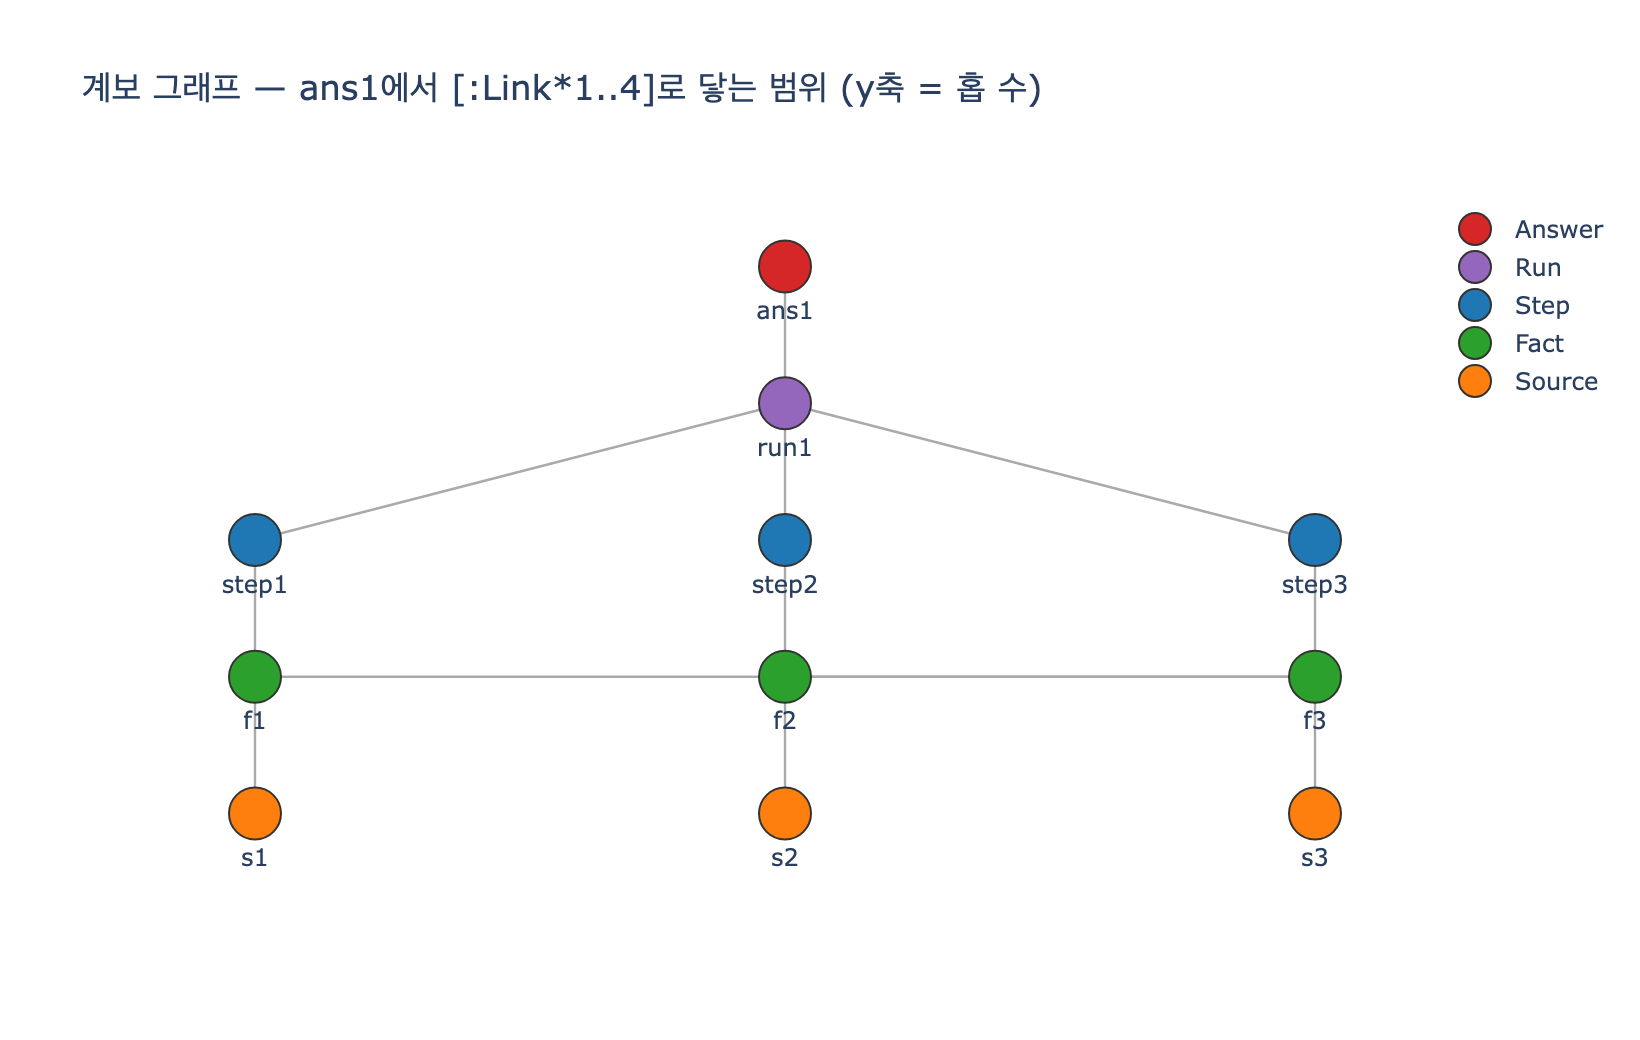

Reproduce this figure in Python.
# %% [markdown]
# # 계보(lineage)를 거슬러 올라가는 가변 길이 경로 질의
#
# 29장 예제 3의 상황: 에이전트가 답을 하나 내놓았다.
# 「이 답은 무엇을 근거로 나왔나?」를 물으려면
# **답 → 실행 → 스텝 → 사실 → 출처**로 이어지는 엣지를 여러 홉(hop) 따라가야 한다.
#
# 홉 수가 노드마다 다르므로(1홉짜리도 있고 4홉짜리도 있다)
# 고정 길이 패턴으로는 못 쓰고 **가변 길이 경로** `[:Link*1..4]`를 쓴다.
#
# ```cypher
# MATCH (a:Node {id:'ans1'})-[:Link*1..4]->(x:Node)
# RETURN DISTINCT x.kind, x.label
# ```
#
# - `*1..4` — 1홉 이상 4홉 이하의 모든 경로
# - `DISTINCT` — 같은 노드에 여러 경로로 닿을 수 있으므로 중복 제거
# - 화살표 방향을 바꾸면(`<-`) 역방향 영향 분석이 된다

# %%
# 필요 패키지: kuzu, plotly, kaleido, networkx
import os
import shutil
import tempfile

import kuzu


def _show(fig):
    try:
        from IPython import get_ipython
        if get_ipython() is not None:  # VSCode 셀/Jupyter에서만 렌더링
            fig.show()
    except ImportError:
        pass


def rows(r):
    out = []
    while r.has_next():
        out.append(tuple(r.get_next()))
    return out

# %% [markdown]
# ## 1. 계보 그래프 만들기
#
# 답(Answer) 하나가 실행(Run) 하나에서 나왔고, 실행은 스텝(Step) 셋을 포함하며,
# 스텝들은 사실(Fact)을 읽거나 만들었고, 사실마다 출처(Source)가 있다.
# 노드 종류가 달라도 전부 `Node` 테이블 하나에 `kind` 속성으로 담는다 — 그래야
# `[:Link*1..4]` 한 패턴으로 이질적인 계층을 통째로 훑을 수 있다.

# %%
NODES = [
    ("ans1",  "Answer", "3분기 환불률 증가 원인 = 배송 지연"),
    ("run1",  "Run",    "분석 워크플로 #4821"),
    ("step1", "Step",   "1. 환불 사유 집계"),
    ("step2", "Step",   "2. 배송 지표 조회"),
    ("step3", "Step",   "3. 상관 판단"),
    ("f1",    "Fact",   "환불 사유 1위 = 배송 지연 (41%)"),
    ("f2",    "Fact",   "3분기 평균 배송일 4.2일"),
    ("f3",    "Fact",   "배송 지연-환불 상관 0.71"),
    ("s1",    "Source", "주문 DB 스냅숏"),
    ("s2",    "Source", "물류 대시보드"),
    ("s3",    "Source", "에이전트 추론 규칙"),
]

LINKS = [
    ("ans1", "run1", "생성됨"),
    ("run1", "step1", "포함"), ("run1", "step2", "포함"), ("run1", "step3", "포함"),
    ("step1", "f1", "읽음"), ("step2", "f2", "읽음"), ("step3", "f3", "만듦"),
    ("f3", "f1", "기댐"), ("f3", "f2", "기댐"),
    ("f1", "s1", "출처"), ("f2", "s2", "출처"), ("f3", "s3", "출처"),
]

tmp = tempfile.mkdtemp()
db = kuzu.Database(tmp + "/db")
c = kuzu.Connection(db)
c.execute("CREATE NODE TABLE Node(id STRING, kind STRING, label STRING, PRIMARY KEY(id))")
c.execute("CREATE REL TABLE Link(FROM Node TO Node, kind STRING)")
for i, k, l in NODES:
    c.execute("CREATE (:Node {id:$i, kind:$k, label:$l})", {"i": i, "k": k, "l": l})
for a, b, k in LINKS:
    c.execute("MATCH (x:Node {id:$a}),(y:Node {id:$b}) CREATE (x)-[:Link {kind:$k}]->(y)",
              {"a": a, "b": b, "k": k})
print(f"노드 {len(NODES)}개, 엣지 {len(LINKS)}개 생성")
# 출력: 노드 11개, 엣지 12개 생성

# %% [markdown]
# ## 2. 카드의 질의 — 가변 길이 경로로 근거 전체 뽑기
#
# `ans1`에서 나가는 엣지를 1~4홉 따라가면 실행·스텝·사실·출처가 전부 잡힌다.

# %%
q = ("MATCH (a:Node {id:'ans1'})-[:Link*1..4]->(x:Node) "
     "RETURN DISTINCT x.kind, x.label ORDER BY x.kind, x.label")
for kind, label in rows(c.execute(q)):
    print(f"[{kind:<6}] {label}")
# 출력: [Fact  ] 3분기 평균 배송일 4.2일
# 출력: [Fact  ] 배송 지연-환불 상관 0.71
# 출력: [Fact  ] 환불 사유 1위 = 배송 지연 (41%)
# 출력: [Run   ] 분석 워크플로 #4821
# 출력: [Source] 물류 대시보드
# 출력: [Source] 에이전트 추론 규칙
# 출력: [Source] 주문 DB 스냅숏
# 출력: [Step  ] 1. 환불 사유 집계
# 출력: [Step  ] 2. 배송 지표 조회
# 출력: [Step  ] 3. 상관 판단

# %% [markdown]
# ## 3. 왜 `*1..4`인가 — 상한을 바꿔 보면 안다
#
# 상한이 낮으면 깊은 곳(출처)까지 못 닿고, 상한이 없으면(`*`) 그래프가 크면
# 탐색이 폭발한다. 계보 깊이가 「답→실행→스텝→사실→출처」로 최대 4홉이므로
# `*1..4`가 정확한 상한이다. DISTINCT가 필요한 이유도 확인한다:
# `f1`에는 「step1→f1」(2홉)과 「step3→f3→f1」(3홉) 두 경로로 닿는다.

# %%
for lo, hi in [(1, 1), (1, 2), (1, 3), (1, 4)]:
    got = rows(c.execute(
        f"MATCH (a:Node {{id:'ans1'}})-[:Link*{lo}..{hi}]->(x:Node) "
        "RETURN count(x), count(DISTINCT x)"))
    paths, uniq = got[0]
    print(f"*{lo}..{hi}: 도달 경로 {paths}개 → DISTINCT 노드 {uniq}개")
# 출력: *1..1: 도달 경로 1개 → DISTINCT 노드 1개
# 출력: *1..2: 도달 경로 4개 → DISTINCT 노드 4개
# 출력: *1..3: 도달 경로 7개 → DISTINCT 노드 7개
# 출력: *1..4: 도달 경로 12개 → DISTINCT 노드 10개

# %% [markdown]
# `*1..4`에서 경로는 12개인데 노드는 10개 — `f1`, `f2`가 두 경로씩으로 닿아서다.
# `RETURN DISTINCT`가 없으면 같은 노드가 두 번 나온다.
#
# ## 4. 반대 방향 — 「이 출처가 틀리면 뭐가 무너지나」
#
# **같은 엣지**를 방향만 뒤집어 따라가면 영향 분석이 된다.
# 정방향이 「왜 이 답이 나왔나」, 역방향이 「이게 틀리면 뭐가 무너지나」.

# %%
q_rev = ("MATCH (a:Node)-[:Link*1..4]->(s:Node {id:'s2'}) "
         "RETURN DISTINCT a.kind, a.label ORDER BY a.kind")
print("물류 대시보드(s2)가 틀렸다면 영향받는 것:")
for kind, label in rows(c.execute(q_rev)):
    print(f"  [{kind:<6}] {label}")
# 출력: 물류 대시보드(s2)가 틀렸다면 영향받는 것:
# 출력:   [Answer] 3분기 환불률 증가 원인 = 배송 지연
# 출력:   [Fact  ] 3분기 평균 배송일 4.2일
# 출력:   [Fact  ] 배송 지연-환불 상관 0.71
# 출력:   [Run   ] 분석 워크플로 #4821
# 출력:   [Step  ] 3. 상관 판단
# 출력:   [Step  ] 2. 배송 지표 조회
# (같은 kind 안의 순서는 비결정적 — ORDER BY가 a.kind만 정렬하므로)

# %% [markdown]
# ## 5. 계보 그래프 시각화
#
# `ans1`에서 각 노드까지의 최단 홉 수를 계층으로 삼아 그린다.
# `*1..4`가 훑는 범위가 곧 이 그림 전체다.

# %%
import networkx as nx
import plotly.graph_objects as go

G = nx.DiGraph()
kind_of = {i: k for i, k, _ in NODES}
label_of = {i: l for i, _, l in NODES}
G.add_nodes_from(kind_of)
G.add_edges_from([(a, b) for a, b, _ in LINKS])

depth = nx.single_source_shortest_path_length(G, "ans1")  # ans1로부터 홉 수
by_depth = {}
for n, d in depth.items():
    by_depth.setdefault(d, []).append(n)
pos = {}
for d, ns in by_depth.items():
    for i, n in enumerate(sorted(ns)):
        pos[n] = (i - (len(ns) - 1) / 2, -d)

COLOR = {"Answer": "#d62728", "Run": "#9467bd", "Step": "#1f77b4",
         "Fact": "#2ca02c", "Source": "#ff7f0e"}

edge_x, edge_y = [], []
for a, b in G.edges():
    edge_x += [pos[a][0], pos[b][0], None]
    edge_y += [pos[a][1], pos[b][1], None]

fig = go.Figure()
fig.add_trace(go.Scatter(x=edge_x, y=edge_y, mode="lines",
                         line=dict(color="#aaaaaa", width=1.2),
                         hoverinfo="none", showlegend=False))
for kind in ("Answer", "Run", "Step", "Fact", "Source"):
    ns = [n for n in G.nodes if kind_of[n] == kind]
    fig.add_trace(go.Scatter(
        x=[pos[n][0] for n in ns], y=[pos[n][1] for n in ns],
        mode="markers+text", name=kind,
        text=[n for n in ns], textposition="bottom center",
        hovertext=[label_of[n] for n in ns],
        marker=dict(size=26, color=COLOR[kind], line=dict(width=1, color="#333"))))
fig.update_layout(
    title="계보 그래프 — ans1에서 [:Link*1..4]로 닿는 범위 (y축 = 홉 수)",
    xaxis=dict(visible=False), yaxis=dict(visible=False),
    width=820, height=520, plot_bgcolor="white")

_show(fig)
out_png = os.path.join(os.path.dirname(os.path.abspath(__file__)), "expy.png")
fig.write_image(out_png, scale=2)  # kaleido 필요
print("saved:", out_png)
# 출력: saved: .../expy.png

# %%
shutil.rmtree(tmp, ignore_errors=True)
print("정리 완료")
# 출력: 정리 완료
